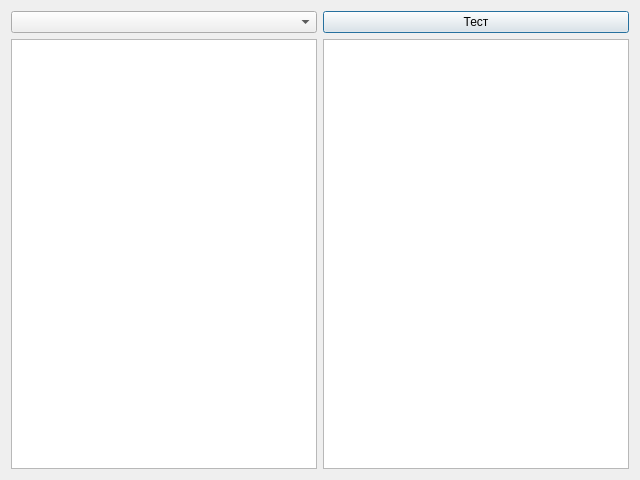
<?xml version="1.0" encoding="UTF-8"?>
<ui version="4.0">
 <class>TestingWnd</class>
 <widget class="QDialog" name="TestingWnd">
  <property name="geometry">
   <rect>
    <x>0</x>
    <y>0</y>
    <width>640</width>
    <height>480</height>
   </rect>
  </property>
  <property name="windowTitle">
   <string>Dialog</string>
  </property>
  <layout class="QGridLayout" name="gridLayout_2">
   <item row="0" column="0">
    <layout class="QGridLayout" name="gridLayout">
     <item row="0" column="1">
      <widget class="QPushButton" name="pbnTest">
       <property name="text">
        <string>Тест</string>
       </property>
      </widget>
     </item>
     <item row="1" column="1">
      <widget class="QTableView" name="tbvTest"/>
     </item>
     <item row="1" column="0">
      <widget class="QTableView" name="tbvSource"/>
     </item>
     <item row="0" column="0">
      <widget class="QComboBox" name="cbTestNum"/>
     </item>
    </layout>
   </item>
  </layout>
 </widget>
 <resources/>
 <connections/>
</ui>
